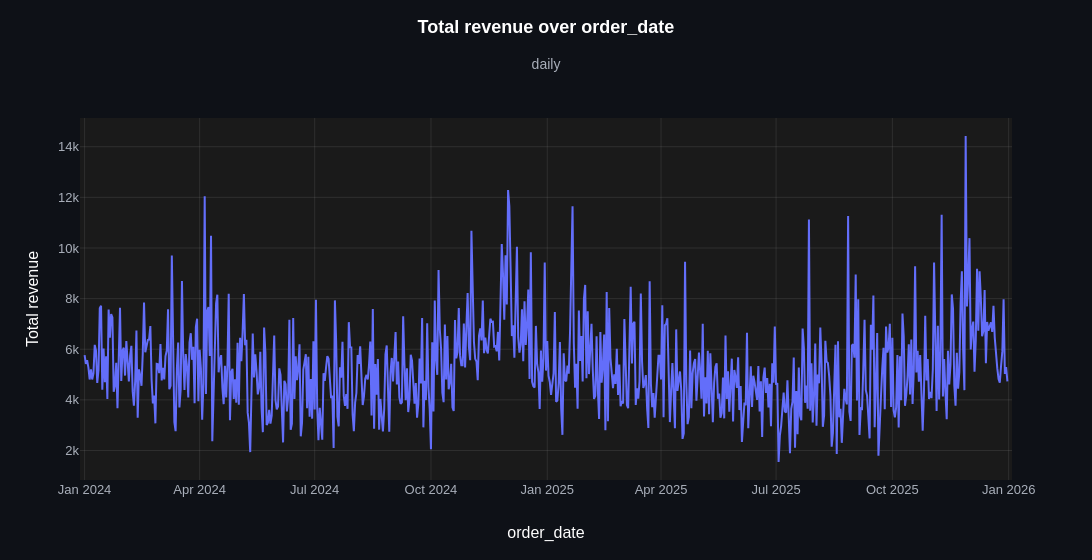

The code cell stored with this chart in its notebook:
### Markdown cell above
**`agg`** (`{"sum", "mean", "median", "min", "max", "count"} or None, default
None`): `None` plots each row as-is. Raw rows, one per order here, need it:
`agg="sum"` adds up the revenue of each day's orders. The order dates are days, so the
calendar is daily.

### Code cell
orders = db.sql("""
    SELECT order_date, category, region, warehouse, revenue, profit, delivery_days
    FROM orders
        JOIN products USING (product_id)
        JOIN customers USING (customer_id)
    ORDER BY order_id
""").df()

ev.line_plot(orders, "order_date", "revenue", agg="sum")

### Figure 1 — Plotly figure (JSON) as saved in the notebook; plotly's stock layout.template omitted (floating-point values rounded to 4 significant figures; data arrays with more than 128 entries replaced by an {"elided": "..."} marker saying what was removed)
{"data": [{"cliponaxis": false, "connectgaps": false, "hovertemplate": "%{hovertext}<extra></extra>", "hovertext": {"elided": "731 str values"}, "legendrank": 1, "line": {"color": "#636EFA", "shape": "linear", "width": 2}, "marker": {"color": "#636EFA", "size": 6}, "meta": {"group": null, "role": "data"}, "mode": "lines", "name": "Total revenue", "showlegend": false, "type": "scatter", "x": {"elided": "731 str values"}, "y": {"elided": "731 float values"}}], "layout": {"height": 560, "hovermode": "x unified", "legend": {"title": {"text": ""}, "traceorder": "normal"}, "margin": {"t": 118}, "showlegend": false, "title": {"subtitle": {"text": "daily"}, "text": "<b>Total revenue over order_date</b>"}, "width": 1400, "xaxis": {"range": ["2023-12-28T08:24:00", "2026-01-03T15:36:00"], "title": {"text": "order_date"}, "type": "date", "unifiedhovertitle": {"text": "%{x|%a %Y-%m-%d}"}}, "yaxis": {"title": {"text": "Total revenue"}}}}
